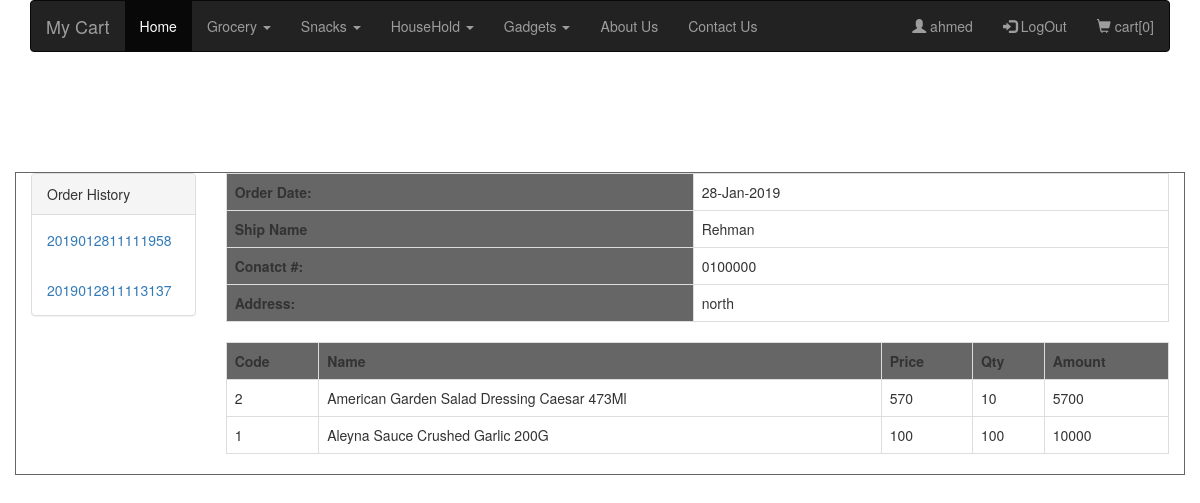
Screenshot of /accounts.php?order_id=2019012811113137 (signed in) with the database file from the repository.
### tables this page shows
CREATE TABLE IF NOT EXISTS `tbl_category` (
  `id` int(11) NOT NULL,
  `cat_name` varchar(255) NOT NULL
);

CREATE TABLE IF NOT EXISTS `tbl_order_shipping` (
  `id` int(11) NOT NULL,
  `customer_id` varchar(255) NOT NULL,
  `order_no` varchar(255) NOT NULL,
  `dt` varchar(255) NOT NULL,
  `c_name` varchar(255) NOT NULL,
  `nmbr` varchar(255) NOT NULL,
  `addrs` varchar(255) NOT NULL
);

CREATE TABLE IF NOT EXISTS `tbl_order` (
  `id` int(11) NOT NULL,
  `customer_id` varchar(255) NOT NULL,
  `product_id` varchar(255) NOT NULL,
  `product_name` varchar(255) NOT NULL,
  `price` varchar(255) NOT NULL,
  `qty` varchar(255) NOT NULL,
  `dt` varchar(255) NOT NULL,
  `order_no` varchar(255) NOT NULL
);

### accounts.php (the view, shortened to what this page needs)
<?php
include('config.php');
?>
<!doctype html>
<html>
<head>
<link rel="stylesheet" href="https://maxcdn.bootstrapcdn.com/bootstrap/3.3.7/css/bootstrap.min.css">
</head>
<body>
<?php
	include('nav.php');
?>
<div class="container" style="border:1px solid #666; margin-top:100px;">
	<div class="row">
    	<div class="col-lg-2">
        	<div class="panel panel-default">
                <div class="panel-heading">Order History</div>
                <?php
					$varCustomerID = $_SESSION["userID"];
					$sqlOrders = "SELECT count(*), order_no FROM tbl_order where customer_id = '$varCustomerID' group by order_no ";
					$resultOder = mysqli_query($conn,$sqlOrders);
					while($rsRec = mysqli_fetch_assoc($resultOder))
					{
				?>
                	<a href="accounts.php?order_id=<?php echo $rsRec["order_no"]; ?>">
                	<div class="panel-body"><?php echo $rsRec["order_no"]; ?></div>
               		</a>
                <?php } ?>
  			</div>
        </div>
        <div class="col-lg-10">
        		<?php
				if(isset($_SESSION["userID"]) && !empty($_SESSION["userID"]) && isset($_GET["order_id"]) && !empty($_GET["order_id"]))
					{
						$varOrderIDShip = $_GET["order_id"];
						$sqlShip = "SELECT * from tbl_order_shipping where order_no = '$varOrderIDShip'";
						$rslOrdrShip = mysqli_query($conn,$sqlShip);
						$cntOrder = mysqli_num_rows($rslOrdrShip);
						$ShipRec = mysqli_fetch_assoc($rslOrdrShip);
						if($cntOrder > 0)
						{
							?>
                            <table class="table table-hover table-bordered table-responsive">
                                <tr>
                                   <td style="background-color:#666; font-weight:bold;">Order Date: </td>
                                   <td><?php echo $ShipRec["dt"]; ?></td>
                                </tr>
                                 <tr>
                                   <td style="background-color:#666; font-weight:bold;">Ship Name</td>
                                   <td><?php echo $ShipRec["c_name"]; ?></td>
                                </tr>
                                 <tr>
                                   <td style="background-color:#666; font-weight:bold;">Conatct #: </td>
                                   <td><?php echo $ShipRec["nmbr"]; ?></td>
                                </tr>
                                 <tr>
                                   <td style="background-color:#666; font-weight:bold;">Address:</td>
                                   <td><?php echo $ShipRec["addrs"]; ?></td>
                                </tr>
                            </table>
                       <?php
						}
					}
				?>
        	<table class="table table-hover table-bordered table-responsive">
                <tr style="background-color:#666; font-weight:bold;">
                	<td>Code</td>
                    <td>Name</td>
                    <td>Price</td>
                    <td>Qty</td>
                    <td>Amount</td>
                </tr>
               <?php
			   		if(isset($_SESSION["userID"]) && !empty($_SESSION["userID"]) && isset($_GET["order_id"]) && !empty($_GET["order_id"]))
					{
					$varOrderID = $_GET["order_id"];
			   		$sqlOrderRecords = "SELECT tbl_order.product_id as prdID,
tbl_order.product_name as prdName,
tbl_order.price as prdPrice,
tbl_order.qty as prdQty,
tbl_order.dt as prdDate,
tbl_order_shipping.c_name as shipName,
tbl_order_shipping.nmbr as ShipNumber,
tbl_order_shipping.addrs as SHipAddress
FROM tbl_order
inner JOIN tbl_order_shipping
on tbl_order.order_no = tbl_order_shipping.order_no
WHERE tbl_order.order_no = '$varOrderID'";
			$rslOrdr = mysqli_query($conn,$sqlOrderRecords);
			while($Records = mysqli_fetch_assoc($rslOrdr))
			{
				?>
                 <tr>
                	<td><?php echo $Records["prdID"]; ?></td>
                    <td><?php echo $Records["prdName"]; ?></td>
                    <td><?php echo $Records["prdPrice"]; ?></td>
                    <td><?php echo $Records["prdQty"]; ?></td>
                    <td><?php echo ($Records["prdPrice"] * $Records["prdQty"]) ; ?></td>
                </tr>
  <?php
			}
}
			   ?>
            </table>
        </div>
    </div>
</div>
</body>
</html>

### nav.php (shortened to what this page needs)
<div class="container">
		<nav class="navbar navbar-inverse">
              <div class="container-fluid">
                <div class="navbar-header">
                  <a class="navbar-brand" href="#">My Cart</a>
                </div>
                <ul class="nav navbar-nav">
                  <li class="active"><a href="#">Home</a></li>
                  <?php
				  	$sqlCat = "select * from tbl_category";
					$result = mysqli_query($conn,$sqlCat);
					while($RsRecord = mysqli_fetch_assoc($result))
					{
				  ?>
                      <li class="dropdown">
                        <a class="dropdown-toggle" data-toggle="dropdown" href="#">
                        <?php
							echo $RsRecord["cat_name"];
						?>
                        <span class="caret"></span></a>
                      </li>
                   <?php
					}
				  ?>
                  <li><a href="#">About Us</a></li>
                  <li><a href="#">Contact Us</a></li>
                </ul>
                <ul class="nav navbar-nav navbar-right">
                 <?php
				 	if(isset($_SESSION["userName"]))
					{
				 ?>
                  <li><a href="accounts.php"><span class="glyphicon glyphicon-user"></span> <?php echo $_SESSION["userName"]; ?></a></li>
                  <li><a href="logout.php"><span class="glyphicon glyphicon-log-in"></span> LogOut</a></li>
                 <?php } else { ?>
                 <li><a href="register.php"><span class="glyphicon glyphicon-user"></span> Sign Up</a></li>
                  <li><a href="login.php"><span class="glyphicon glyphicon-log-in"></span> Login</a></li>
                  <?php } ?>
                   <li><a href="viewcart.php"><span class="glyphicon glyphicon-shopping-cart"></span>
                   <?php
				   	if(isset($_SESSION["AddCart"]) && !empty($_SESSION["AddCart"]))
					{
						echo "cart [ " . count($_SESSION["AddCart"]). " ]";
					}
					else
					{
						echo "cart[0]";
					}
				   ?>
                   </a></li>
   				 </ul>
              </div>
			</nav>
</div>

### rows the page displays
tbl_category: cat_name "Grocery"
tbl_category: cat_name "Snacks"
tbl_category: cat_name "HouseHold"
tbl_category: cat_name "Gadgets"
tbl_order_shipping: dt "28-Jan-2019", c_name "Rehman", nmbr "0100000", addrs "north"
tbl_order: product "2", product_name "American Garden Salad Dressing Caesar 473Ml", price "570", qty "10", $Records["prdPrice"] * $Records["prdQty"] "5700"
tbl_order: product "1", product_name "Aleyna Sauce Crushed Garlic 200G", price "100", qty "100", $Records["prdPrice"] * $Records["prdQty"] "10000"

### other values shown
$_SESSION["userName"] "ahmed"
$rsRec["order_no"] "2019012811111958"
$rsRec["order_no"] "2019012811113137"
